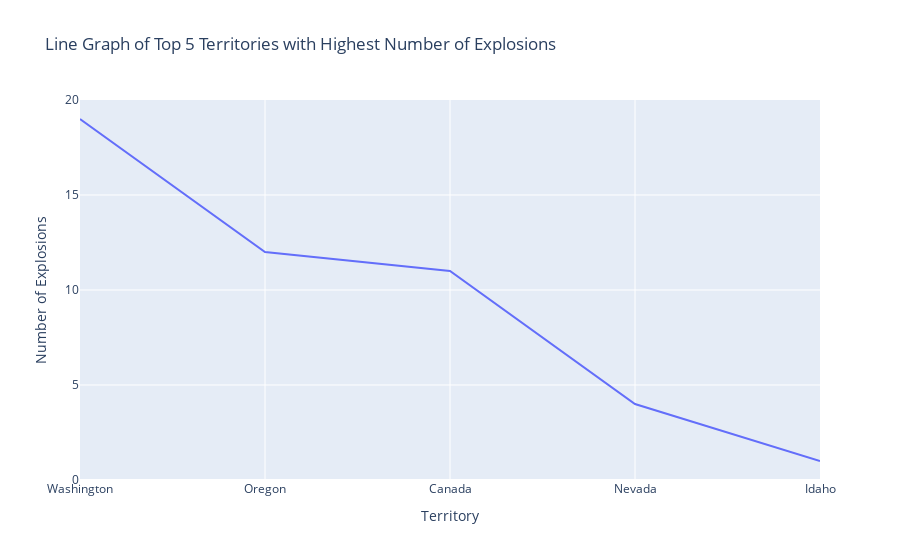

The code cell stored with this chart in its notebook:
### Markdown cell above
## 5.Top five regions with highest no of explotion

### Code cell
explosions_data = data[data['type'].str.lower() == 'explosion']
top_explosion_territories = explosions_data['Territory'].value_counts().head(5).reset_index()
top_explosion_territories.columns = ['Territory', 'Count']
fig = px.line(
    top_explosion_territories,
    x='Territory',
    y='Count',
    title='Line Graph of Top 5 Territories with Highest Number of Explosions',
    labels={'Territory': 'Territory', 'Count': 'Number of Explosions'}
)
fig.show()

### Figure 1 — Plotly figure (JSON) as saved in the notebook; plotly's stock layout.template omitted (floating-point values rounded to 4 significant figures)
{"data": [{"hovertemplate": "Territory=%{x}<br>Number of Explosions=%{y}<extra></extra>", "legendgroup": "", "line": {"color": "#636efa", "dash": "solid"}, "marker": {"symbol": "circle"}, "mode": "lines", "name": "", "orientation": "v", "showlegend": false, "type": "scatter", "x": ["Washington", "Oregon", "Canada", "Nevada", "Idaho"], "xaxis": "x", "y": [19, 12, 11, 4, 1], "yaxis": "y"}], "layout": {"legend": {"tracegroupgap": 0}, "title": {"text": "Line Graph of Top 5 Territories with Highest Number of Explosions"}, "xaxis": {"anchor": "y", "domain": [0, 1], "title": {"text": "Territory"}}, "yaxis": {"anchor": "x", "domain": [0, 1], "title": {"text": "Number of Explosions"}}}}
